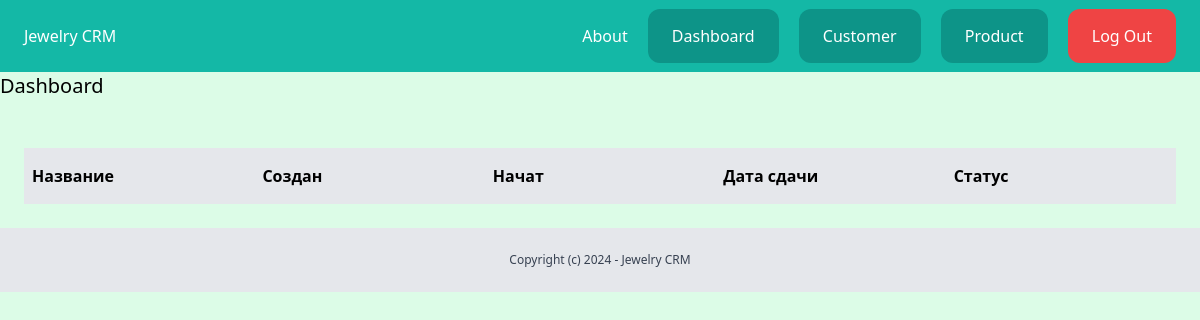
Before: /dashboard/ (signed in) with the older database file.
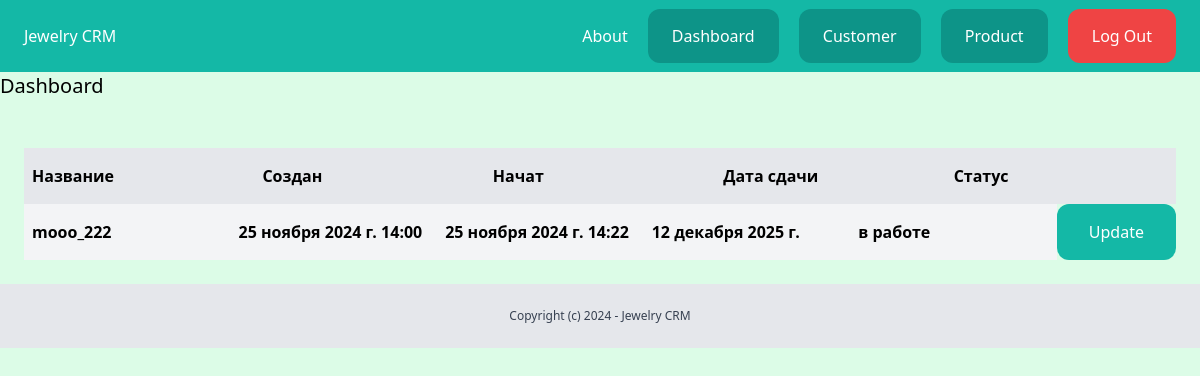
After: the same page with the newer database file.
### product/models.py (models this page shows, shortened)
class Product(models.Model):
    name = models.CharField(max_length=100)
    created_by = models.ForeignKey(User, related_name='product',on_delete=models.CASCADE,null=True)
    on_work = models.BooleanField(default=False,null=True)
    worker = models.ForeignKey(User,related_name='worker',null=True,on_delete=models.CASCADE)
    work_time = models.TextField(max_length=200,default='00 дней 00 часов 00 минут', null=True)
    type_product = models.CharField(max_length=30,choices=TYPE_CHOICE,default='кольцо')
    customer = models.ForeignKey(Customer,related_name='customer', on_delete=models.CASCADE)
    price = models.IntegerField()
    create_date = models.DateTimeField(auto_now_add=True)
    start_date = models.DateTimeField(auto_created=False, null=True)
    expiration_date = models.DateField(auto_created=False)
    comment = models.TextField()
    status = models.CharField(max_length=20,choices=STATUS_CHOICE,null=True,default='1')

### dashboard/views.py (the view)
# urls.py: path('dashboard/', include('dashboard.urls')),
@login_required
def dashboard(request):
    products = Product.objects.filter(on_work = True)
    return render(request, 'dashboard/dashboard.html', {'products': products})

### templates/dashboard/dashboard.html (shortened to what this page needs)
{% extends 'crm_project/base.html'%}
{% block content%}
    <h1 class="text-xl">Dashboard</h1>
    <div class="py-6 px-6">
        <div class=" mt-6 flex justify-between">
            <p class="py-4 px-2 bg-gray-200 font-semibold w-full">Название</p>
            <p class="py-4 px-2 bg-gray-200 font-semibold w-full">Создан</p>
            <p class="py-4 px-2 bg-gray-200 font-semibold w-full">Начат</p>
            <p class="py-4 px-2 bg-gray-200 font-semibold w-full">Дата сдачи</p>
            <p class="py-4 px-2 bg-gray-200 font-semibold w-full">Статус</p>
        </div>
        {% for product in products%}
            <div class="flex justify-between">
                <p class="py-4 px-2 font-semibold w-full bg-gray-100">
                    <a href="{% url 'product_detail' product.id%}">{{product.name}}</a>
                </p>
                <p class="py-4 px-2 font-semibold w-full bg-gray-100">{{product.create_date}}</p>
                <p class="py-4 px-2 font-semibold w-full bg-gray-100">{{product.start_date}}</p>
                <p class="py-4 px-2 font-semibold w-full bg-gray-100">{{product.expiration_date}}</p>
                <p class="py-4 px-2 font-semibold w-full bg-gray-100">{{product.get_status_display}}</p>
                <form method="post" action="{% url 'product_update' product.id%}">
                    <button class="py-4 px-8 bg-teal-500 text-white rounded-xl" type="submit">Update</button>
                </form>
            </div>
        {%endfor%}
    </div>
{% endblock%}

Changed rows visible on the page:
added Product: name "mooo_222", create_date "25 ноября 2024 г. 14:00", start_date "25 ноября 2024 г. 14:22", expiration_date "12 декабря 2025 г.", status "в работе"
